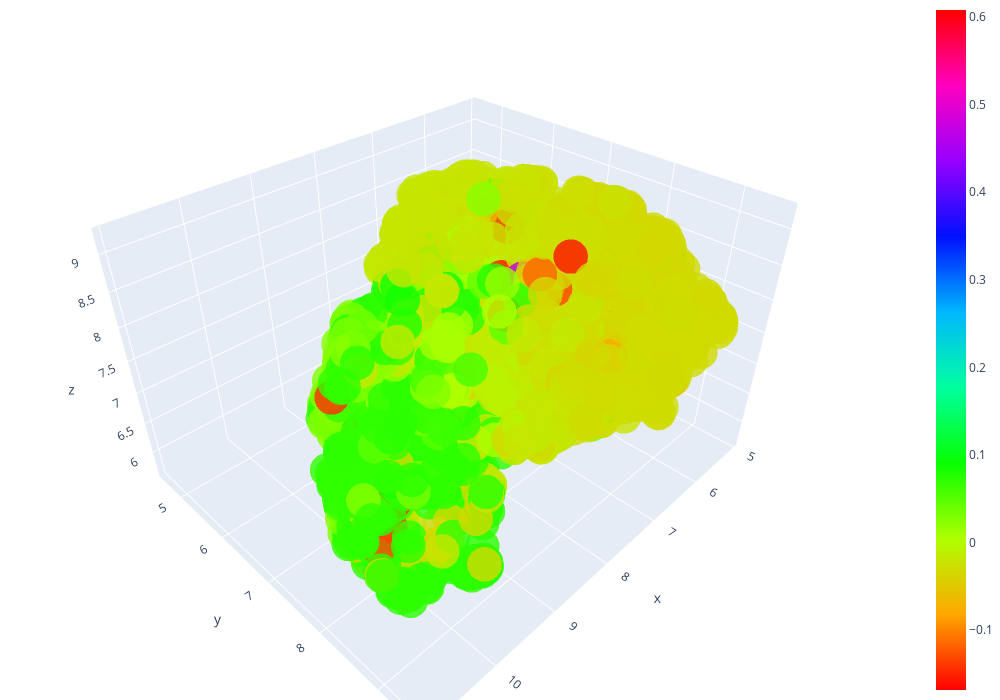

Write notebook code for a chart like this one.
### Code cell
fig = go.Figure(
    data=[
        go.Scatter3d(
            x=layout_3d_cluster[:, 0],
            y=layout_3d_cluster[:, 1],
            z=layout_3d_cluster[:, 2],
            mode="markers",
            marker=dict(
                size=12,
                color=f_new,
                colorscale="hsv",
                opacity=0.8,
                showscale=True,
            ),
        )
    ]
)
fig.update_layout(
    autosize=False, width=1000, height=700, margin=dict(l=0, r=0, b=0, t=0)
)
fig.write_html("corr_final.html")
fig.show()

### Figure 1 — Plotly figure (JSON) as saved in the notebook; plotly's stock layout.template omitted (floating-point values rounded to 4 significant figures; data arrays with more than 128 entries replaced by an {"elided": "..."} marker saying what was removed)
{"data": [{"marker": {"color": {"elided": "2755 float values"}, "colorscale": [[0, "#ff0000"], [0.1111, "#ffa700"], [0.2222, "#afff00"], [0.3333, "#08ff00"], [0.4444, "#00ff9f"], [0.5556, "#00b7ff"], [0.6667, "#0010ff"], [0.7778, "#9700ff"], [0.8889, "#ff00bf"], [1, "#ff0000"]], "opacity": 0.8, "showscale": true, "size": 12}, "mode": "markers", "type": "scatter3d", "x": {"elided": "2755 float values"}, "y": {"elided": "2755 float values"}, "z": {"elided": "2755 float values"}}], "layout": {"autosize": false, "height": 700, "margin": {"b": 0, "l": 0, "r": 0, "t": 0}, "width": 1000}}
